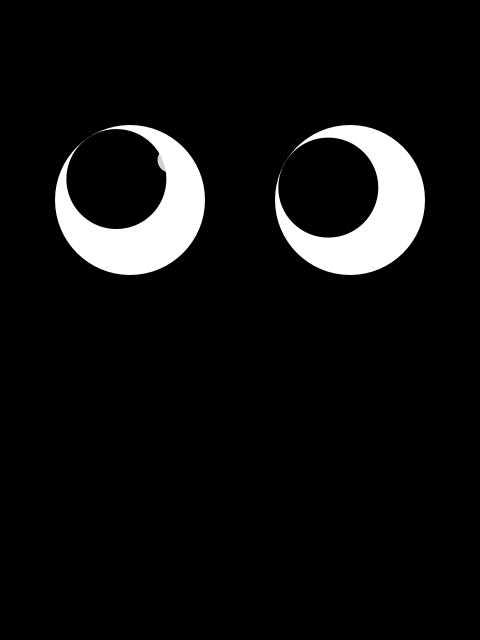
Frame 1 (no input)
Frame 60 (the mouse pressed at the canvas centre just before this capture): identical to frame 1, image omitted
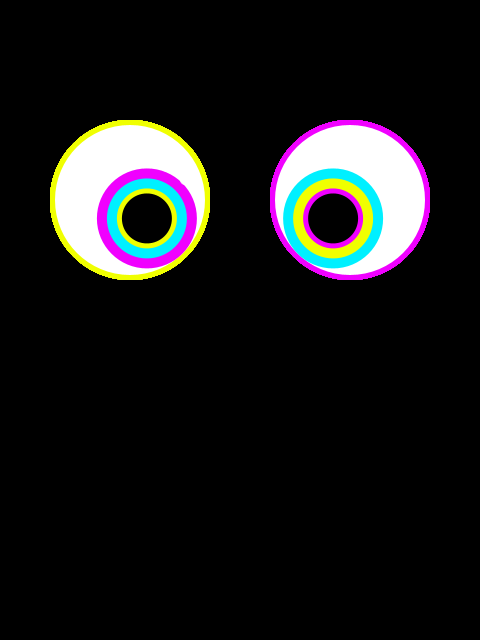
Frame 120 (the mouse held since frame 60 and released just before this capture)

The Processing sketch that drew these frames (run headless with seeded random() and noise(); from frame 60 on, the mouse is pressed at the canvas centre):

// Processing sketch: processing_8946
// ── processing_8946.pde

// DEFINE VARIABLES
int bg = 0;
int LeyeX = 130;
int LeyeY = 200;
int ReyeX = 350;
int ReyeY = 200;
float d = dist(mouseX, mouseY, LeyeX, LeyeY);
float rd = dist(mouseX, mouseY, ReyeX, ReyeY);
boolean cleareverything = false;

// SETUP -----------------------------------------------
void setup() {
  size(480, 640);
  smooth( );
  background(bg);
  noStroke();
}

// DRAW -------------------------------------------------

//drawing tools-----------
void draw () {
  if (cleareverything)
  {
    background(0);
    cleareverything = false;
  }
  float b = dist(mouseX, mouseY, pmouseX, pmouseY);
  float c = constrain(b, 5, 25);
  if(mousePressed && (mouseButton == LEFT)) {
    fill(mouseX, 0, mouseY);
    ellipse(mouseX, mouseY, c, c);
  } else if(mousePressed && (mouseButton == RIGHT)) {
    fill(0);
    ellipse(mouseX, mouseY, 30, 30);
  } else {
    noFill();
  }
 
//left eye---------------------------
  /////colorful rim/////
  fill(mouseX, mouseY, 0);
  ellipse(LeyeX, LeyeY, 160, 160);
  
  /////white part/////
  fill(255);
  ellipse(LeyeX, LeyeY, 150, 150);
 
  /////iris/////
  fill(mouseX, 0, mouseY);
  d = constrain(d, 0, 25);
  float a = atan2(mouseY-LeyeY, mouseX-LeyeX);
  float x = LeyeX + cos(a) * d;
  float y = LeyeY + sin(a) * d;
  ellipse(x, y, 100, 100);
  
  fill(0, mouseX, mouseY);
  ellipse(x, y, 80, 80);
  
  fill(mouseX, mouseY, 0);
  ellipse(x, y, 60, 60);

  fill(mouseX, mouseY, 0);
  float v = constrain(b, 0, 150);
  ellipse(LeyeX, LeyeY, v, v);

  /////pupil/////
  fill(0);
  ellipse(x, y, 50, 50);
  
  /////reflection/////
  fill(255, 210);
  ellipse(LeyeX+40, LeyeY-40, 25, 25);
  
  fill(255, 210);
  ellipse(LeyeX+55, LeyeY-20, 10, 10);
  
 
  
//right eye---------------------------------
  /////colorful rim/////
  fill(mouseX, 0, mouseY);
  ellipse(ReyeX, ReyeY, 160, 160);
  
  /////white part/////
  fill(255);
  ellipse(ReyeX, ReyeY, 150, 150);
  
  /////iris/////
  fill(0, mouseX, mouseY);
  rd = constrain(rd, 0, 25);
  float ra = atan2(mouseY-ReyeY, mouseX-ReyeX);
  float rX = ReyeX + cos(ra) * rd;
  float rY = ReyeY + sin(ra) * rd;
  ellipse(rX, rY, 100, 100);
  
  fill(mouseX, mouseY, 0);
  ellipse(rX, rY, 80, 80);
  
  fill(mouseX, 0, mouseY);
  ellipse(rX, rY, 60, 60);

  fill(mouseX, 0, mouseY);
  ellipse(ReyeX, ReyeY, v, v);

  /////pupil/////
  fill(0);
  ellipse(rX, rY, 50, 50);
  
  /////reflection/////
  fill(255, 210);
  ellipse(390, 160, 25, 25);
  
  fill(255, 210);
  ellipse(405, 180, 10, 10);
  
  
// SCARED EYES --------------------------------
  if(mouseX > -10 && mouseX < 20 && mouseY > 620 && mouseY < 650) {
    fill(bg);
    rect(-20, -20, 500, 660); 
 
    fill(255);
    ellipse(LeyeX, LeyeY, 170, 300);
    ellipse(ReyeX, ReyeY, 170, 300);
    ellipse(240, 500, 100, 100);
  
    fill(0);
    ellipse(x-20, y+100, 150, 150);
    ellipse(rX-20, rY+100, 150, 150);
    ellipse(240, 580,  180, 180);
    
    fill(255, 0, 0);
    ellipse(x-15, y+100, 10, 10);
    ellipse(rX-15, rY+100, 10, 10);
    cleareverything = true;
    }

//erase everything-----------------     
    if(keyPressed) {
    if (key == 'b' || key == 'B') {
      fill(bg);
      rect(-20, -20, 500, 660);
    }
   }
}
